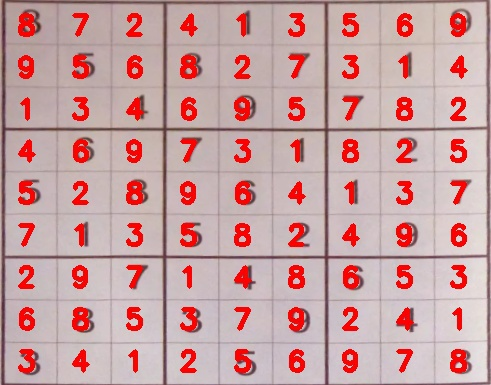
#> input picture samples/2025_04_01_19_34_36-resized.jpg, 491 x 385 px
$ python -i eyes.py   (imports and definitions only)
#> lines starting #> are read from the running program, lines starting #| are printed output that depends on the picture; after the words box and inside, x2 and y2 are one past the last pixel; in counts of white or black regions, pixels touching at a corner belong together
#> further down, picture is the input picture: shape (385, 491, 3); mean B, G, R 161.2, 160.5, 199.2
from imutils.perspective import four_point_transform
from skimage.segmentation import clear_border
import numpy as np
import imutils
import cv2
import time

def find_puzzle( img, debug = False):
#> called with debug = False
    gray = cv2.cvtColor( img, cv2.COLOR_BGR2GRAY)
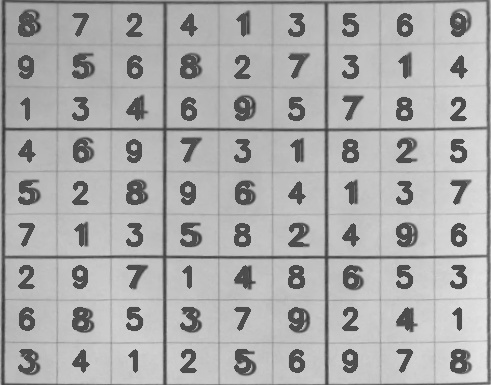
#> gray: shape (385, 491); min 41, max 229, mean 172.1
    blurred = cv2.GaussianBlur( gray, (7,7), 3)
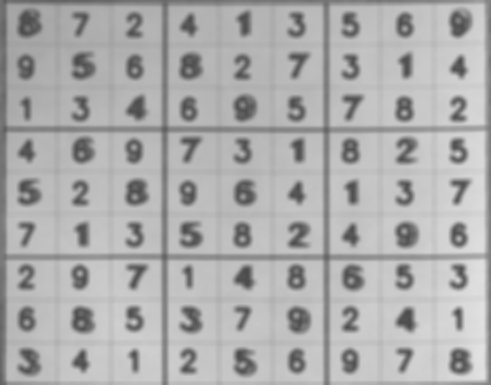
#> blurred: shape (385, 491); min 75, max 225, mean 172.1
    thresh = cv2.adaptiveThreshold(blurred, 255, cv2.ADAPTIVE_THRESH_GAUSSIAN_C, cv2.THRESH_BINARY, 11, 2)
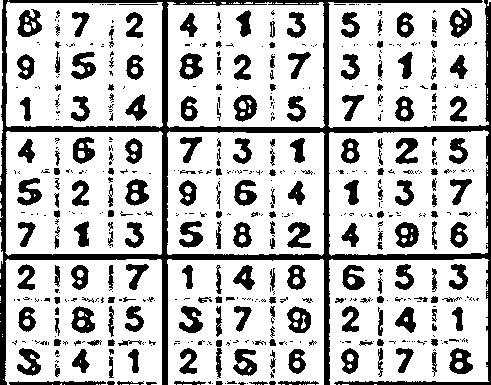
#> thresh: shape (385, 491); 75.8% white; 570 black regions (355 under 20 px), largest, box (x1, y1, x2, y2) and area: (0, 0, 491, 385) 15066, (449, 8, 472, 38) 396, (71, 306, 95, 333) 396
    thresh = cv2.bitwise_not(thresh)
#> thresh: shape (385, 491); 24.2% white; 570 white regions (355 under 20 px)
    if debug:
        cv2.imshow("Puzzle Thresh", thresh)
        cv2.waitKey(0)
    # find contours in the thresholded image and sort them by size in
	# descending order
    cnts = cv2.findContours(thresh.copy(), cv2.RETR_EXTERNAL,
	    cv2.CHAIN_APPROX_SIMPLE)
#> cnts = 277 contours, 193 with area under 20; largest, box (x1, y1, x2, y2) and area: (0, 0, 491, 385) 109064, (287, 306, 311, 333) 454, (71, 306, 95, 333) 437, (449, 348, 473, 374) 417, (449, 8, 472, 38) 410
    cnts = imutils.grab_contours(cnts)
    cnts = sorted(cnts, key=cv2.contourArea, reverse=True)
	# initialize a contour that corresponds to the puzzle outline
    puzzleCnt = None
	# loop over the contours
    for c in cnts:
		# approximate the contour
        peri = cv2.arcLength(c, True)
        approx = cv2.approxPolyDP(c, 0.02 * peri, True)
		# if our approximated contour has four points, then we can
		# assume we have found the outline of the puzzle
        if len(approx) == 4:
            puzzleCnt = approx
            break
#> this loop made 50 passes
#> (peri, puzzleCnt) on pass 50: (70.04, [[174, 383], [200, 384], [205, 382], [175, 381]])
#> peri on passes 1 to 6: 3502.1, 86.67, 93.25, 91.25, 108.8, 116
    if puzzleCnt is None:
        raise Exception(("Could not find Sudoku puzzle outline. "
			"Try debugging your thresholding and contour steps."))
	# check to see if we are visualizing the outline of the detected
	# Sudoku puzzle
    if debug:
		# draw the contour of the puzzle on the image and then display
		# it to our screen for visualization/debugging purposes
        output = img.copy()
        cv2.drawContours(output, [puzzleCnt], -1, (0, 255, 0), 2)
        cv2.imshow("Puzzle Outline", output)
        cv2.waitKey(0)
    puzzle = four_point_transform( img, puzzleCnt.reshape(4,2))
    warped = four_point_transform( gray, puzzleCnt.reshape(4,2))
    if debug:
		# show the output warped image (again, for debugging purposes)
        cv2.imshow("Puzzle Transform", puzzle)
        cv2.imshow( "Transform", warped)
        cv2.waitKey(0)
	# return a 2-tuple of puzzle in both RGB and grayscale
    return (puzzle, warped)

# [57 lines left out: functions extract_digit, capture_puzzle, not called in this run]

# [5 lines of commented-out code are left out]

>>> import cv2
>>> picture = cv2.imread('samples/2025_04_01_19_34_36-resized.jpg')
>>> result = find_puzzle(picture)

$ run again, on samples/2025_04_12_15_28_06-resized.jpg
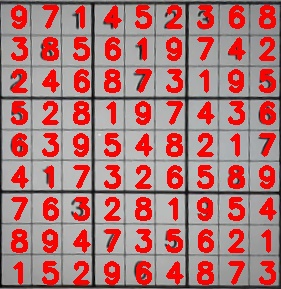
#> input picture samples/2025_04_12_15_28_06-resized.jpg, 281 x 289 px
#> picture is the input picture: shape (289, 281, 3); mean B, G, R 119.5, 119.2, 174.5
#> in find_puzzle, `blurred = cv2.GaussianBlur( gray, (7,7), 3)`:
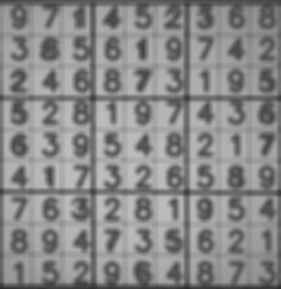
#> blurred: shape (289, 281); min 42, max 193, mean 135.8
#> in find_puzzle, `thresh = cv2.adaptiveThreshold(blurred, 255, cv2.ADAPTIVE_THRESH_GAUSS..`:
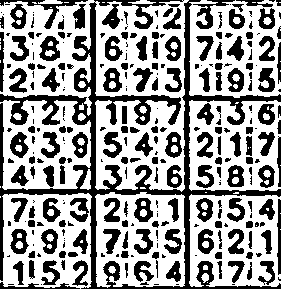
#> thresh: shape (289, 281); 61.3% white; 282 black regions (118 under 20 px), largest, box (x1, y1, x2, y2) and area: (0, 0, 281, 289) 10432, (0, 0, 88, 29) 430, (193, 0, 235, 29) 352
#> cnts = 251 contours, 127 with area under 20; largest, box (x1, y1, x2, y2) and area: (0, 0, 281, 289) 16930, (39, 36, 60, 61) 346, (10, 229, 29, 254) 315, (103, 68, 122, 92) 312, (0, 0, 88, 29) 312
#> the loop in find_puzzle, `for c in cnts:` made 69 passes
#> (peri, puzzleCnt) on pass 69: (42, [[122, 106], [122, 123], [126, 123], [126, 106]])
#> warped = 17 rows, first 6: [182, 145, 147, 189], [183, 145, 148, 189], [182, 145, 148, 190], [181, 144, 147, 189], [183, 147, 149, 189], [184, 151, 152, 189]

$ run again, on samples/2025_04_12_15_31_06-resized.jpg
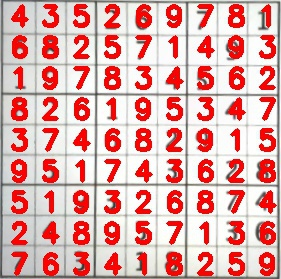
#> input picture samples/2025_04_12_15_31_06-resized.jpg, 281 x 279 px
#> picture is the input picture: shape (279, 281, 3); mean B, G, R 168.1, 170.2, 222.5
#> in find_puzzle, `thresh = cv2.adaptiveThreshold(blurred, 255, cv2.ADAPTIVE_THRESH_GAUSS..`:
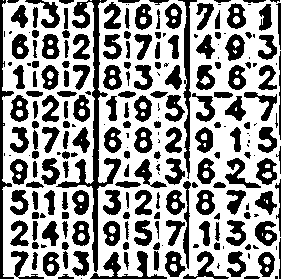
#> thresh: shape (279, 281); 60.1% white; 231 black regions (56 under 20 px), largest, box (x1, y1, x2, y2) and area: (56, 0, 121, 272) 2327, (0, 0, 14, 279) 949, (178, 0, 197, 179) 839
#> cnts = 231 contours, 67 with area under 20; largest, box (x1, y1, x2, y2) and area: (56, 0, 121, 272) 1890, (178, 0, 197, 179) 638, (0, 0, 14, 279) 634, (90, 251, 167, 279) 509, (256, 158, 277, 185) 360
#> the loop in find_puzzle, `for c in cnts:` made 45 passes
#> (peri, puzzleCnt) on pass 45: (193.5, [[186, 181], [183, 248], [188, 268], [190, 183]])
#> in find_puzzle, `puzzle = four_point_transform( img, puzzleCnt.reshape(4,2))`:
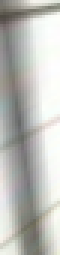
#> puzzle: shape (85, 20, 3) (shown 3 times larger); mean B, G, R 183.4, 187.8, 187.3
